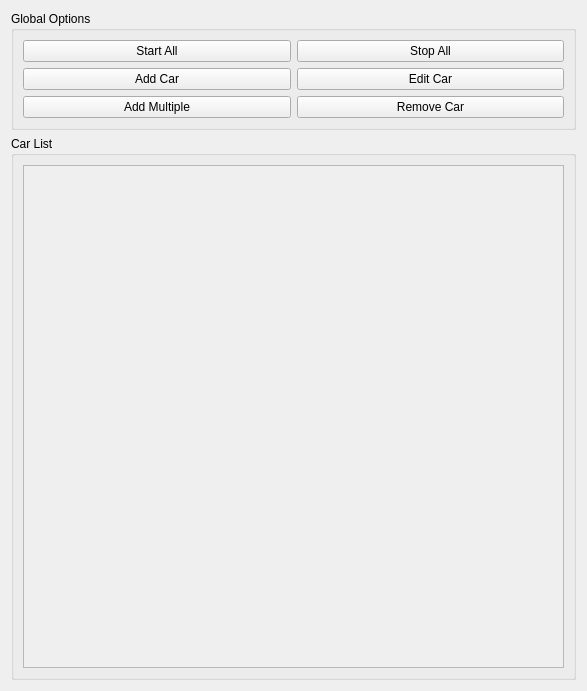
<?xml version="1.0" encoding="UTF-8"?>
<ui version="4.0">
 <class>SemiAuto</class>
 <widget class="QWidget" name="SemiAuto">
  <property name="geometry">
   <rect>
    <x>0</x>
    <y>0</y>
    <width>587</width>
    <height>691</height>
   </rect>
  </property>
  <property name="windowTitle">
   <string>Semi-Auto</string>
  </property>
  <layout class="QGridLayout" name="gridLayout_2">
   <item row="0" column="0">
    <layout class="QGridLayout" name="topLayout">
     <item row="1" column="0">
      <widget class="QGroupBox" name="ButtonBox">
       <property name="title">
        <string>Car List</string>
       </property>
       <layout class="QGridLayout" name="gridLayout_4">
        <item row="0" column="0">
         <widget class="QScrollArea" name="scrollArea">
          <property name="minimumSize">
           <size>
            <width>541</width>
            <height>0</height>
           </size>
          </property>
          <property name="widgetResizable">
           <bool>true</bool>
          </property>
          <widget class="QWidget" name="semiAutoButtonArea">
           <property name="geometry">
            <rect>
             <x>0</x>
             <y>0</y>
             <width>539</width>
             <height>490</height>
            </rect>
           </property>
           <layout class="QGridLayout" name="gridLayout">
            <item row="0" column="0">
             <layout class="QGridLayout" name="buttonsLayout"/>
            </item>
           </layout>
          </widget>
         </widget>
        </item>
       </layout>
      </widget>
     </item>
     <item row="0" column="0">
      <widget class="QGroupBox" name="globalOptions">
       <property name="title">
        <string>Global Options</string>
       </property>
       <layout class="QGridLayout" name="gridLayout_5">
        <item row="2" column="0">
         <layout class="QGridLayout" name="globalOptionsLayout">
          <item row="0" column="0">
           <widget class="QPushButton" name="globalStart">
            <property name="text">
             <string>Start All</string>
            </property>
           </widget>
          </item>
          <item row="0" column="1">
           <widget class="QPushButton" name="globalStop">
            <property name="text">
             <string>Stop All</string>
            </property>
           </widget>
          </item>
          <item row="2" column="1">
           <widget class="QPushButton" name="removeCar">
            <property name="text">
             <string>Remove Car</string>
            </property>
           </widget>
          </item>
          <item row="1" column="1">
           <widget class="QPushButton" name="editCar">
            <property name="text">
             <string>Edit Car</string>
            </property>
           </widget>
          </item>
          <item row="1" column="0">
           <widget class="QPushButton" name="addCar">
            <property name="text">
             <string>Add Car</string>
            </property>
           </widget>
          </item>
          <item row="2" column="0">
           <widget class="QPushButton" name="addMultiple">
            <property name="text">
             <string>Add Multiple</string>
            </property>
           </widget>
          </item>
         </layout>
        </item>
       </layout>
      </widget>
     </item>
    </layout>
   </item>
  </layout>
 </widget>
 <resources/>
 <connections/>
</ui>
